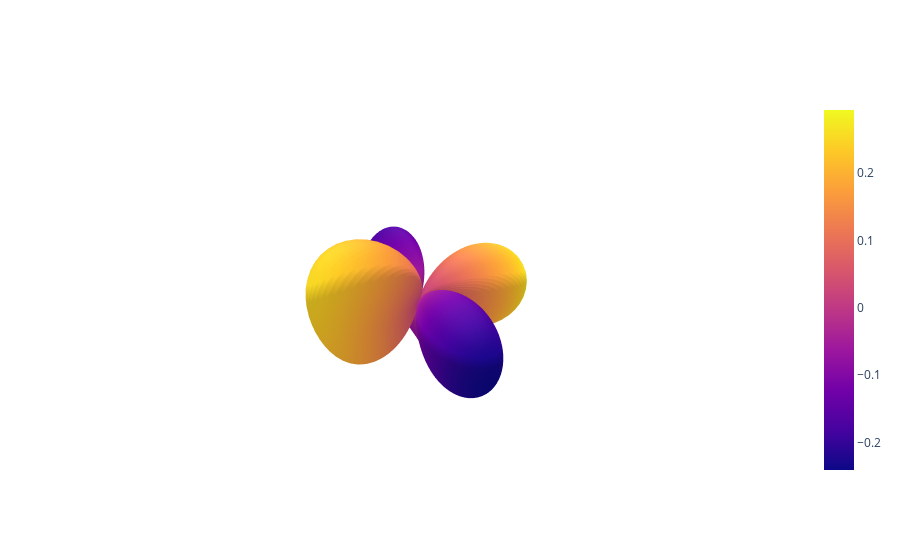

The notebook cell saved with this chart:
### Code cell
# plot spherical harmonic projection
sph = SphericalTensor(L_max_relaxed, p_val=1, p_arg=-1)
    #r,f = sph.plot(signal = torch.tensor(relaxed_weights))
fig = go.Figure([go.Surface(**sph.plotly_surface(torch.tensor(even_ir_1),radius=True)[0])])
# Update layout to remove background and axes
fig.update_layout(
    scene=dict(
        xaxis_visible=False,
        yaxis_visible=False,
        zaxis_visible=False,
        aspectmode="data"
    ),
    showlegend=False
)
fig.show()

### Figure 1 — Plotly figure (JSON) as saved in the notebook; plotly's stock layout.template omitted (floating-point values rounded to 4 significant figures; data arrays with more than 128 entries replaced by an {"elided": "..."} marker saying what was removed)
{"data": [{"surfacecolor": {"elided": "100x100 float values"}, "type": "surface", "x": {"elided": "100x100 float values"}, "y": {"elided": "100x100 float values"}, "z": {"elided": "100x100 float values"}}], "layout": {"scene": {"aspectmode": "data", "xaxis": {"visible": false}, "yaxis": {"visible": false}, "zaxis": {"visible": false}}, "showlegend": false}}
